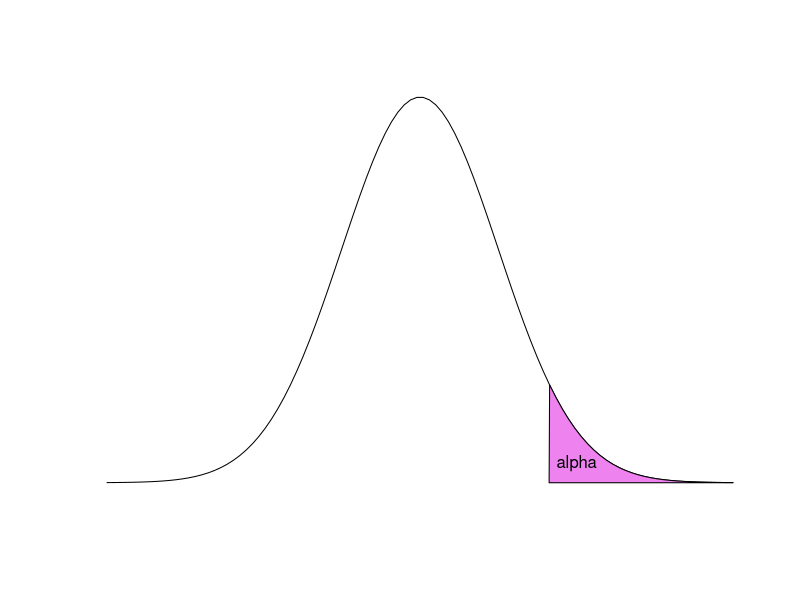
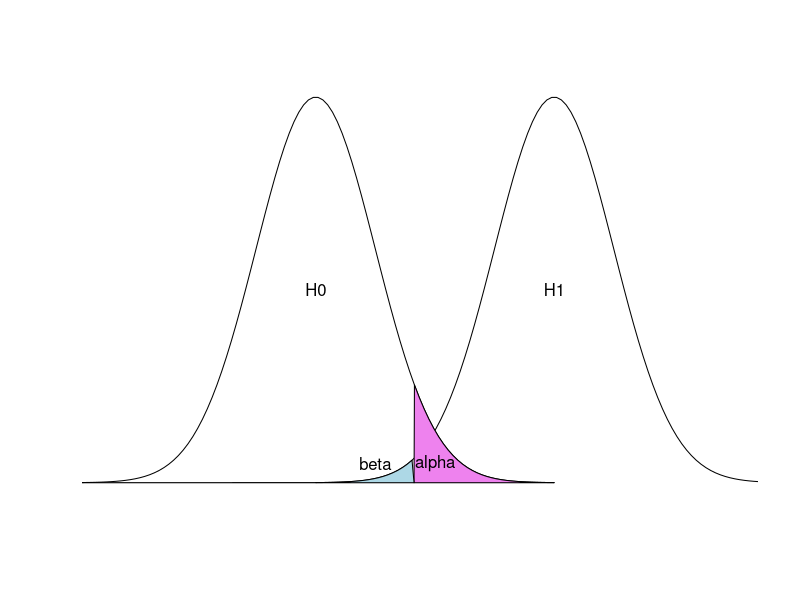
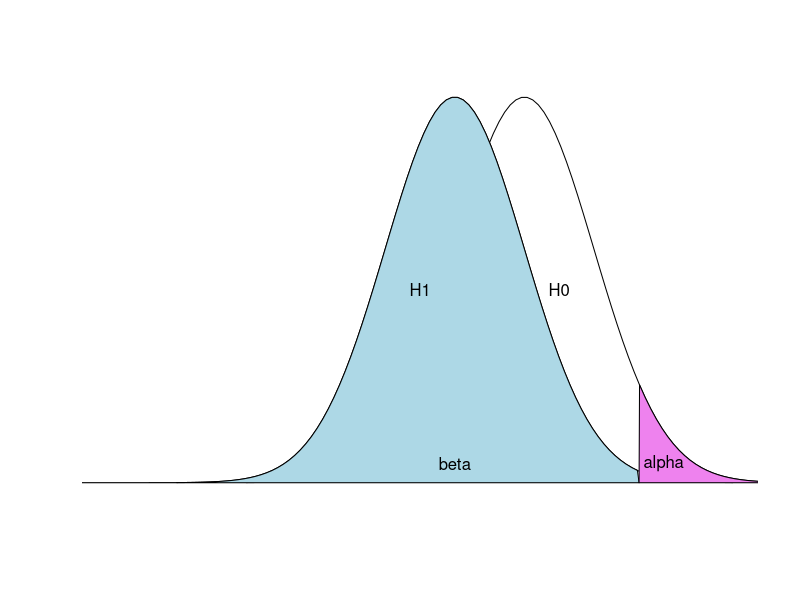
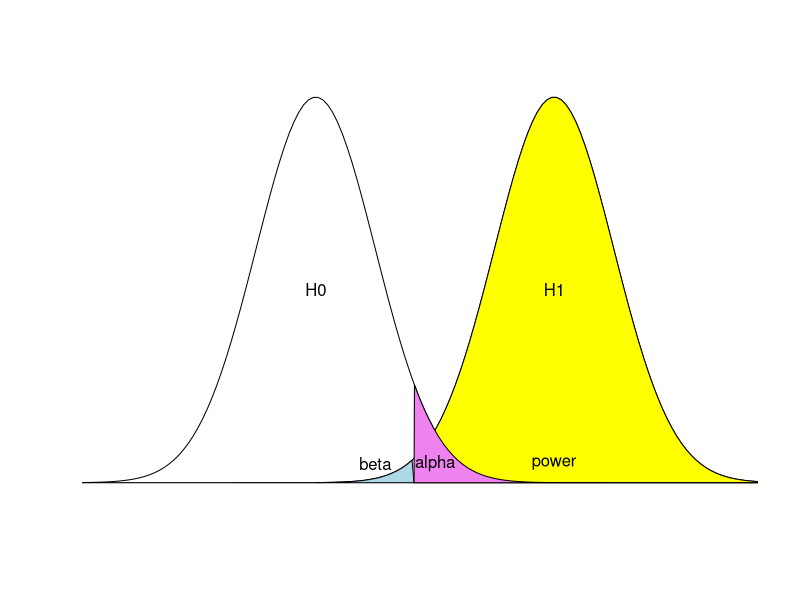

R code for these plots, in order:
## ---- chunk 1
knitr::opts_chunk$set(echo = FALSE)
## ---- chunk 2
## this code is adapted from https://www.statmethods.net/advgraphs/probability.html
mean=0; sd=1; lb=1.65; ub=4

x <- seq(-4,4,length=100)*sd + mean
hx <- dnorm(x,mean,sd)
i <- x >= lb & x <= ub

plot(x, hx, type="n", xlab="", ylab="", axes=F)
lines(x, hx)
polygon(c(lb,x[i],ub), c(0,hx[i],0), col="violet") 
text(2,.02,labels=c("alpha"))
## ---- chunk 3
mean=0; sd=1; lb1=1.65; ub1=4; lb2=-7; ub2=1.65

x <- seq(-4,4,length=100)*sd + mean
x2 <- x+4
hx <- dnorm(x,mean,sd)
i <- x >= lb1 & x <= ub1
j <- x2 >= lb2 & x2 <= ub2

plot(x, hx, type="l", xlab="", ylab="", axes=F,xlim=c(-3.5,7))
par(new=T)
plot(x2, hx, type="l",xlab="", ylab="", axes=F, xlim=c(-3.5,7))
polygon(c(lb1,x[i],ub1), c(0,hx[i],0), col="violet") 
polygon(c(lb2,x2[j],ub2), c(0,hx[j],0), col="lightblue") 
text(0,.2,labels=c("H0"))
text(4,.2,labels=c("H1"))
text(2,.02,labels=c("alpha"))
text(1,.02,labels=c("beta"))

## ---- chunk 4
mean=0; sd=1; lb1=1.65; ub1=4; lb2=-7; ub2=1.65

x <- seq(-4,4,length=100)*sd + mean
x2 <- x-1
hx <- dnorm(x,mean,sd)
j <- x2 >= lb2 & x2 <= ub2
i <- x >= lb1 & x <= ub1

plot(x2, hx, type="l",xlab="", ylab="", axes=F, xlim=c(-6,3))
par(new=T)
plot(x, hx, type="l", xlab="", ylab="", axes=F,xlim=c(-6,3))
polygon(c(lb2,x2[j],ub2), c(0,hx[j],0), col="lightblue") 
polygon(c(lb1,x[i],ub1), c(0,hx[i],0), col="violet") 
text(0.5,.2,labels=c("H0"))
text(-1.5,.2,labels=c("H1"))
text(2,.02,labels=c("alpha"))
text(-1,.02,labels=c("beta"))

## ---- chunk 5
mean=0; sd=1; lb1=1.65; ub1=8; lb2=-7; ub2=1.65; 

x <- seq(-4,4,length=100)*sd + mean
x2 <- x+4
hx <- dnorm(x,mean,sd)
i <- x >= lb1 & x <= ub1
j <- x2 >= lb2 & x2 <= ub2
k <- x2 >= lb1 & x2 <= ub1

plot(x, hx, type="l", xlab="", ylab="", axes=F,xlim=c(-3.5,7))
par(new=T)
plot(x2, hx, type="l",xlab="", ylab="", axes=F, xlim=c(-3.5,7))
polygon(c(lb2,x2[j],ub2), c(0,hx[j],0), col="lightblue") 
polygon(c(lb1,x2[k],ub1), c(0,hx[k],0), col="yellow") 
polygon(c(lb1,x[i],ub1), c(0,hx[i],0), col="violet")
text(0,.2,labels=c("H0"))
text(4,.2,labels=c("H1"))
text(2,.02,labels=c("alpha"))
text(1,.02,labels=c("beta"))
text(4,.02,labels=c("power"))

